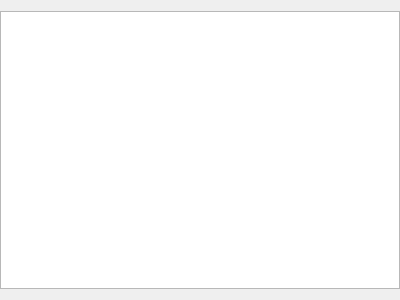
<?xml version="1.0" encoding="UTF-8"?>
<ui version="4.0">
 <class>ActionWizardHarvPageClass</class>
 <widget class="QWizardPage" name="ActionWizardHarvPageClass">
  <property name="geometry">
   <rect>
    <x>0</x>
    <y>0</y>
    <width>400</width>
    <height>300</height>
   </rect>
  </property>
  <property name="windowTitle">
   <string notr="true">Form</string>
  </property>
  <property name="title">
   <string>Harvesting</string>
  </property>
  <property name="subTitle">
   <string>add ...</string>
  </property>
  <layout class="QVBoxLayout" name="verticalLayout">
   <property name="leftMargin">
    <number>0</number>
   </property>
   <property name="rightMargin">
    <number>0</number>
   </property>
   <item>
    <widget class="QTableView" name="tableViewCrop">
     <property name="sortingEnabled">
      <bool>true</bool>
     </property>
    </widget>
   </item>
  </layout>
 </widget>
 <resources/>
 <connections/>
</ui>
